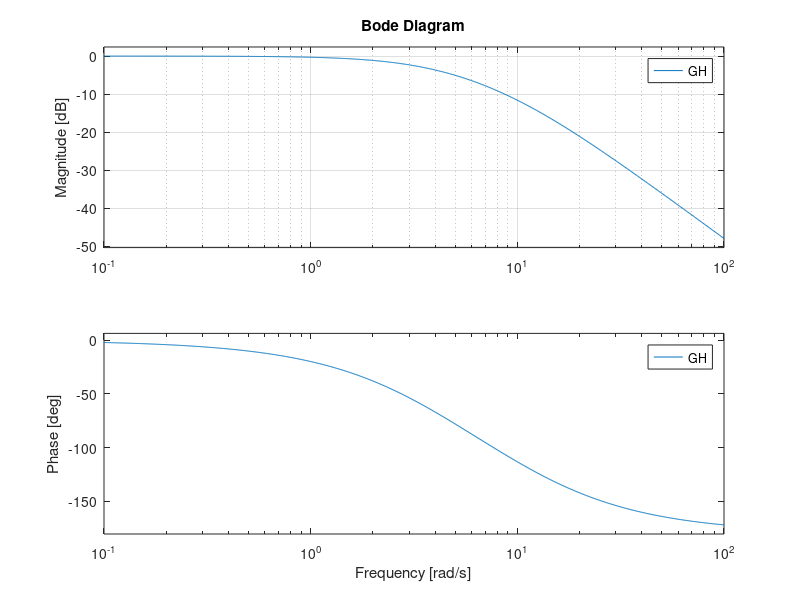

Write the MATLAB code that produced this figure.
clear all;
clc;

% Type 0 system where n-m = 2 %

N = [1];
D = conv([0.25 1], [0.10 1]);

GH = tf(N, D);


figure;
subplot(2,2,1);
rlocus(GH);

subplot(2,2,3);
nyquist(GH);
axis([-10 10 -10 10])
grid;

% Margins
[Gm,Pm,Wgm,Wpm] = margin(GH)

subplot(1,2,2, 'replace');
bode(GH);
grid;
